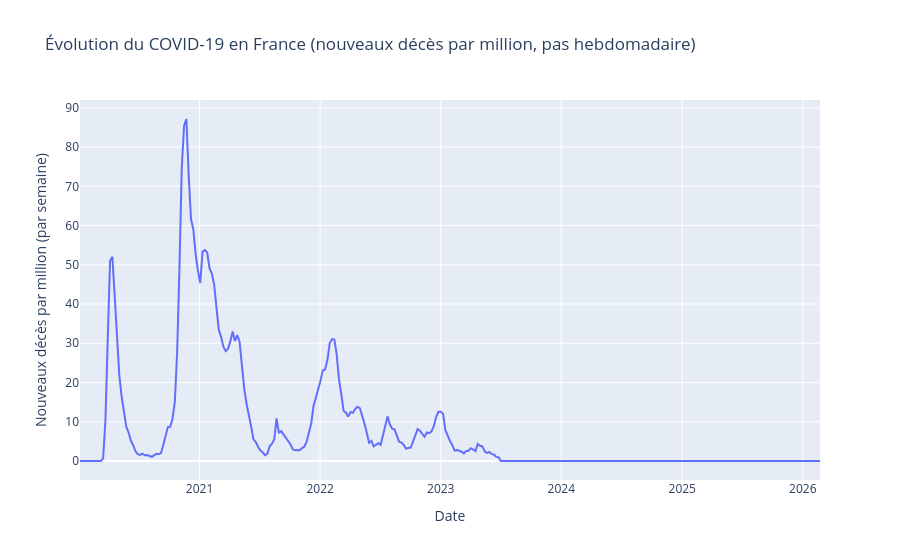

Write notebook code for a chart like this one.
### Code cell
df_country_selected = df_country[df_country['country'] == COUNTRY].copy()
df_country_selected['date'] = pd.to_datetime(df_country_selected['date'])
df_country_selected = df_country_selected.set_index('date').sort_index()
df_country_week = df_country_selected[['new_deaths_per_million']].resample('W').sum()

fig = px.line(df_country_week, y='new_deaths_per_million',
              labels={'date': 'Date', 'new_deaths_per_million': 'Nouveaux décès par million (par semaine)'},
              title=f'Évolution du COVID-19 en {COUNTRY} (nouveaux décès par million, pas hebdomadaire)')
fig.show()

### Figure 1 — Plotly figure (JSON) as saved in the notebook; plotly's stock layout.template omitted (floating-point values rounded to 4 significant figures; data arrays with more than 128 entries replaced by an {"elided": "..."} marker saying what was removed)
{"data": [{"hovertemplate": "Date=%{x}<br>Nouveaux décès par million (par semaine)=%{y}<extra></extra>", "legendgroup": "", "line": {"color": "#636efa", "dash": "solid"}, "marker": {"symbol": "circle"}, "mode": "lines", "name": "", "orientation": "v", "showlegend": false, "type": "scatter", "x": {"elided": "321 str values"}, "xaxis": "x", "y": {"elided": "321 float values"}, "yaxis": "y"}], "layout": {"legend": {"tracegroupgap": 0}, "title": {"text": "Évolution du COVID-19 en France (nouveaux décès par million, pas hebdomadaire)"}, "xaxis": {"anchor": "y", "domain": [0, 1], "title": {"text": "Date"}}, "yaxis": {"anchor": "x", "domain": [0, 1], "title": {"text": "Nouveaux décès par million (par semaine)"}}}}
